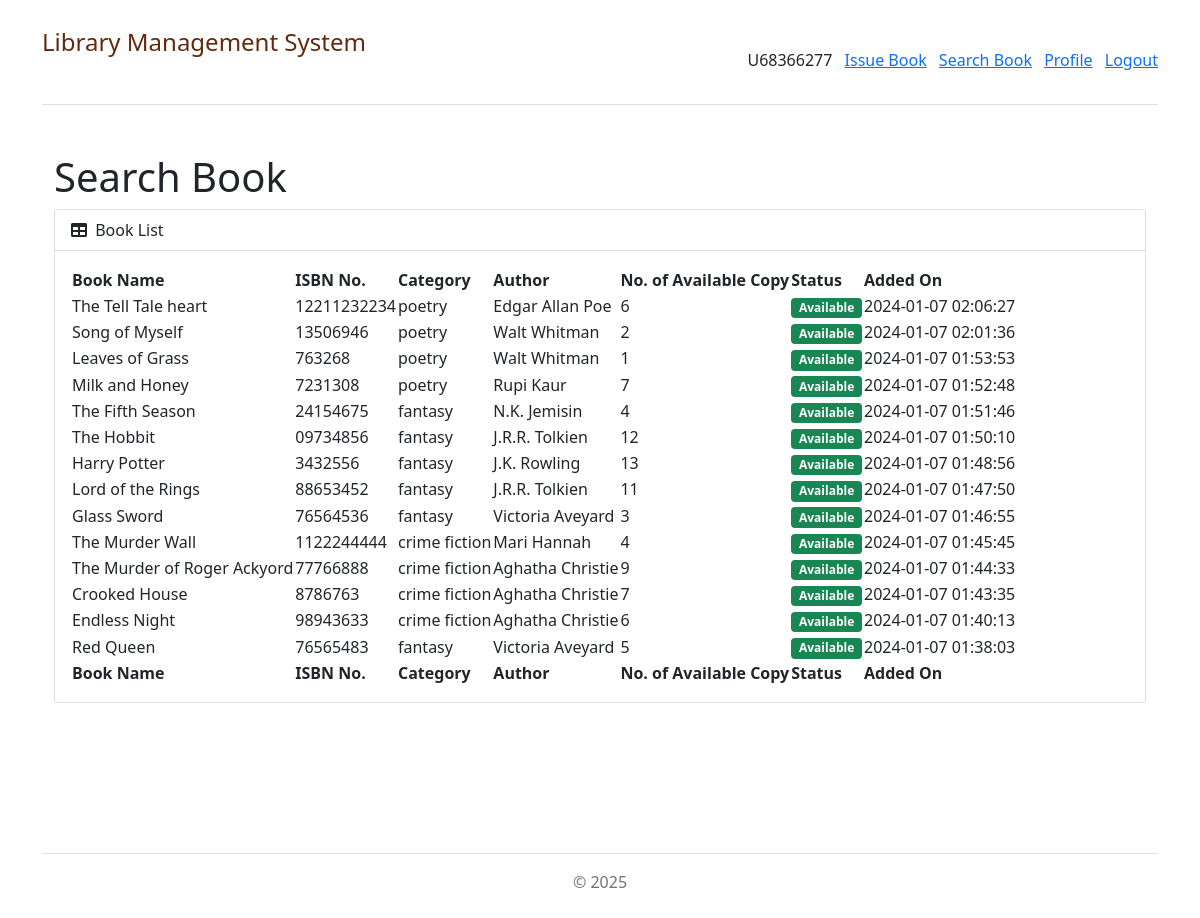
The app's page /library_management_system/search_book.php (signed in) with its own data.
### tables this page shows
CREATE TABLE `lms_book` (
 `book_id` int(11) NOT NULL AUTO_INCREMENT,
 `book_pic` varchar(100) NOT NULL,
 `book_category` varchar(200) NOT NULL,
 `book_author` varchar(200) NOT NULL,
 `book_name` text NOT NULL,
 `book_isbn_number` varchar(30) NOT NULL,
 `book_no_of_copy` int(5) NOT NULL,
 `book_status` enum('Enable','Disable') NOT NULL,
 `book_added_on` datetime NOT NULL,
 `book_updated_on` datetime NOT NULL,
 PRIMARY KEY (`book_id`)
);

### library_management_system/search_book.php (the view, shortened to what this page needs)
<?php
include 'database_connection.php';
$query = "
	SELECT * FROM lms_book
    WHERE book_status = 'Enable'
    ORDER BY book_id DESC
";
$statement = $connect->prepare($query);
$statement->execute();
include 'header.php';
?>
<div class="container-fluid py-4" style="min-height: 700px;">
	<h1>Search Book</h1>
	<div class="card mb-4">
		<div class="card-header">
			<div class="row">
				<div class="col col-md-6">
					<i class="fas fa-table me-1"></i> Book List
				</div>
				<div class="col col-md-6" align="right">
				</div>
			</div>
		</div>
		<div class="card-body">
			<table id="datatablesSimple">
				<thead>
					<tr>
						<th>Book Name</th>
						<th>ISBN No.</th>
						<th>Category</th>
						<th>Author</th>
						<th>No. of Available Copy</th>
						<th>Status</th>
						<th>Added On</th>
					</tr>
				</thead>
				<tfoot>
					<tr>
						<th>Book Name</th>
						<th>ISBN No.</th>
						<th>Category</th>
						<th>Author</th>
						<th>No. of Available Copy</th>
						<th>Status</th>
						<th>Added On</th>
					</tr>
				</tfoot>
				<tbody>
				<?php
				if($statement->rowCount() > 0)
				{
					foreach($statement->fetchAll() as $row)
					{
						$book_status = '';
						if($row['book_no_of_copy'] > 0)
						{
							$book_status = '<div class="badge bg-success">Available</div>';
						}
						else
						{
							$book_status = '<div class="badge bg-danger">Not Available</div>';
						}
						echo '
							<tr>
								<td>'.$row["book_name"].'</td>
								<td>'.$row["book_isbn_number"].'</td>
								<td>'.$row["book_category"].'</td>
								<td>'.$row["book_author"].'</td>
								<td>'.$row["book_no_of_copy"].'</td>
								<td>'.$book_status.'</td>
								<td>'.$row["book_added_on"].'</td>
							</tr>
						';
					}
				}
				else
				{
					echo '
					<tr>
						<td colspan="8" class="text-center">No Data Found</td>
					</tr>
					';
				}
				?>
				</tbody>
			</table>
		</div>
	</div>
</div>
<?php
include 'footer.php';
?>

### records on screen
lms_book: book_name "The Tell Tale heart", book_isbn_number "12211232234", book_category "poetry", book_author "Edgar Allan Poe", book_no_of_copy "6", shows "Available", book_added_on "2024-01-07 02:06:27"
lms_book: book_name "Song of Myself", book_isbn_number "13506946", book_category "poetry", book_author "Walt Whitman", book_no_of_copy "2", shows "Available", book_added_on "2024-01-07 02:01:36"
lms_book: book_name "Leaves of Grass", book_isbn_number "763268", book_category "poetry", book_author "Walt Whitman", book_no_of_copy "1", shows "Available", book_added_on "2024-01-07 01:53:53"
lms_book: book_name "Milk and Honey", book_isbn_number "7231308", book_category "poetry", book_author "Rupi Kaur", book_no_of_copy "7", shows "Available", book_added_on "2024-01-07 01:52:48"
lms_book: book_name "The Fifth Season", book_isbn_number "24154675", book_category "fantasy", book_author "N.K. Jemisin", book_no_of_copy "4", shows "Available", book_added_on "2024-01-07 01:51:46"
lms_book: book_name "The Hobbit", book_isbn_number "09734856", book_category "fantasy", book_author "J.R.R. Tolkien", book_no_of_copy "12", shows "Available", book_added_on "2024-01-07 01:50:10"
lms_book: book_name "Harry Potter", book_isbn_number "3432556", book_category "fantasy", book_author "J.K. Rowling", book_no_of_copy "13", shows "Available", book_added_on "2024-01-07 01:48:56"
lms_book: book_name "Lord of the Rings", book_isbn_number "88653452", book_category "fantasy", book_author "J.R.R. Tolkien", book_no_of_copy "11", shows "Available", book_added_on "2024-01-07 01:47:50"
lms_book: book_name "Glass Sword", book_isbn_number "76564536", book_category "fantasy", book_author "Victoria Aveyard", book_no_of_copy "3", shows "Available", book_added_on "2024-01-07 01:46:55"
lms_book: book_name "The Murder Wall", book_isbn_number "1122244444", book_category "crime fiction", book_author "Mari Hannah", book_no_of_copy "4", shows "Available", book_added_on "2024-01-07 01:45:45"
lms_book: book_name "The Murder of Roger Ackyord", book_isbn_number "77766888", book_category "crime fiction", book_author "Aghatha Christie", book_no_of_copy "9", shows "Available", book_added_on "2024-01-07 01:44:33"
lms_book: book_name "Crooked House", book_isbn_number "8786763", book_category "crime fiction", book_author "Aghatha Christie", book_no_of_copy "7", shows "Available", book_added_on "2024-01-07 01:43:35"
lms_book: book_name "Endless Night", book_isbn_number "98943633", book_category "crime fiction", book_author "Aghatha Christie", book_no_of_copy "6", shows "Available", book_added_on "2024-01-07 01:40:13"
lms_book: book_name "Red Queen", book_isbn_number "76565483", book_category "fantasy", book_author "Victoria Aveyard", book_no_of_copy "5", shows "Available", book_added_on "2024-01-07 01:38:03"

### other values on screen
$_SESSION['user_id'] "U68366277"
